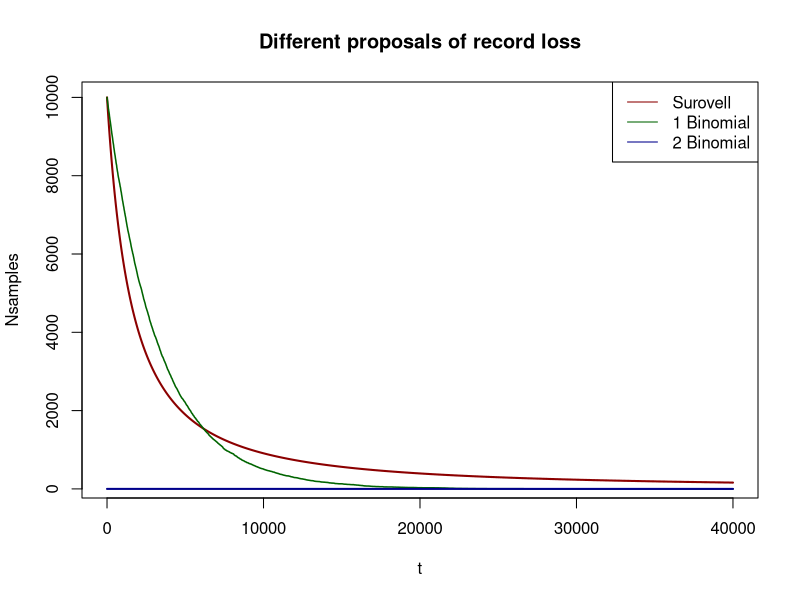
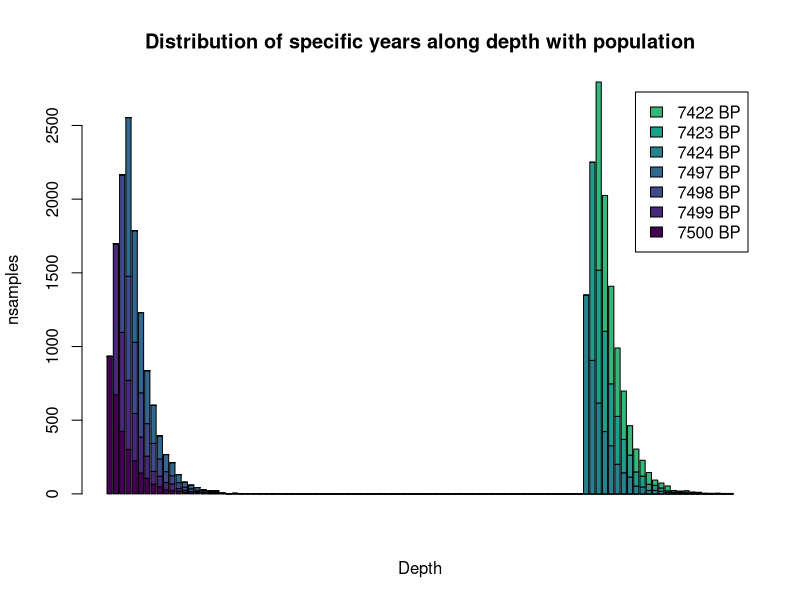
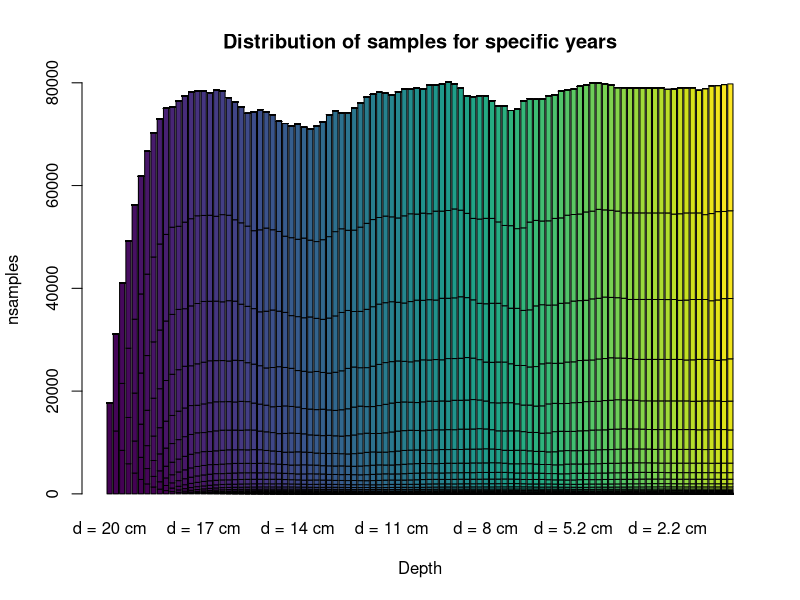
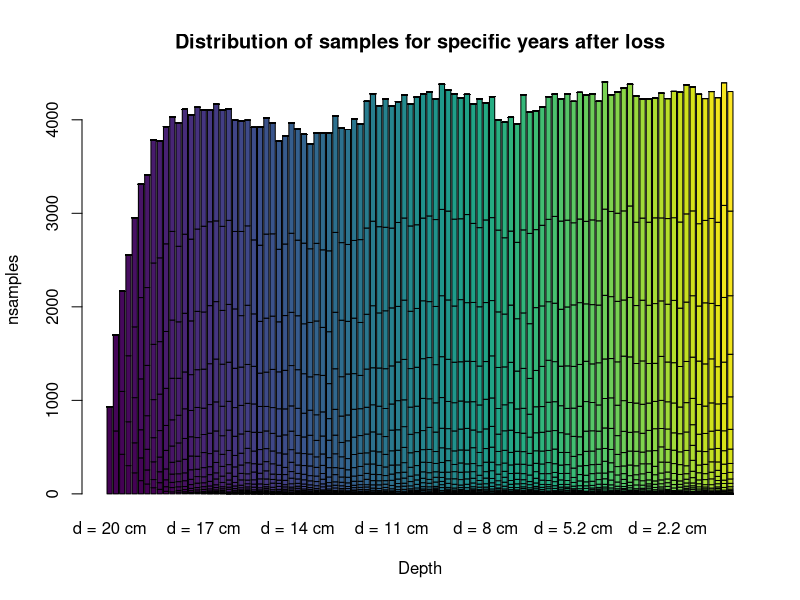

R code for these plots, in order:
## ---- chunk 1
# We need to load again the functions and get the simulation results from chapter 1
# to be able to use them again in this chapter

# Function 1.
Gpd <- function(x, K, W_fert_age = c(10, 45), M_fert_age = c(15, 55),
                p_offspring = 0.3, prob = 0.8, ...){
  
  ### Process of having offspring
  
  # Female fertile population
  W <- x[x[,2]=="F", ]
  W_fert <- W[W$Age > W_fert_age[1] & W$Age < W_fert_age[2], ]
  # Male fertile population
  M <- x[x[,2]=="M", ]
  M_fert <- M[M$Age > M_fert_age[1] & M$Age < M_fert_age[2], ]
  
  ## Probability of having descendance per woman
  # Penalisation in case there are too few men
  pen <- round(nrow(M_fert)*2 / nrow(W_fert), 2) ## Assumes one man can have two women
  pen[pen>1] <- 1 ## The men penalisation can never multiply the birth rate per woman
  
  ## Probability of a woman having a son per year
  p_offspring <- p_offspring*pen
  
  # Aging process. They get one year older
  x$Age <- x$Age+1
  
  ### Births are new population that's added
  n_offspring <- sum(rbinom(nrow(W_fert), 1, p_offspring))
  new_pop <- data.frame(
    "Age" = rep(0, n_offspring),
    "Sex" = sample(c("M","F"), n_offspring, prob=c(0.5, 0.5), replace=TRUE))
  x <- rbind(x, new_pop)
  
  ### Process of dying
  vec_d <- apply(x, 1, death, ...)
  x <- x[vec_d==0, ]
  
  ## Apply carrying capacty restrictions
  x <- K_lim(x, K = K, prob = prob)
  
  return(x)
}


# Function 2.
death <- function(x, pd=data.frame("Age" = c(0:99),
                                   "P_d" = c(rep(0.14,1),
                                             rep(0.16,4),
                                             rep(0.05,5),
                                             rep(0.01,24),
                                             rep(0.03,14),
                                             rep(0.1,10),
                                             rep(0.3,42)))){
  age <- as.numeric(x[1])
  return(rbinom(1, 1, prob=pd[pd$Age==age, 2]))
}


# Function 3.
K_lim <- function(x, K, prob=0.8){
  p <- nrow(x)
  if (p>K){
    o <- rbinom(p-K, 1, prob)
    o <- sum(o[o==1])
    o[o==0] <- 1 ## Avoids problem eliminating all the df if remove == 0
    x <- x[-sample(1:nrow(x), o, replace=FALSE), ]
  }
  return(x)
}


# Function 4.
A_rates <- function(x,
                    kcalpers = 2,
                    kcalmeat_eat = 0.45,
                    kcalmeat_prod = 1.5,
                    in_camp_eat = 0.55,
                    in_camp_stay = 13,
                    kg = 0.07){
  
  
  if (is.data.frame(x) == TRUE){
    P <- nrow(x)
  } else if (length(x) == 1){
    P <- x
  } else {
    P <- length(x)
  }
  
  # Check variable values are within the defined ranges
  if (1.5 <= kcalpers & kcalpers <= 2.5){
    B <- kcalpers*365
  } else {
    stop('kcalpers must be within [1.5, 2.5]')
  }
  
  if (0 <= kcalmeat_eat & kcalmeat_eat <= 1) {
    M <- kcalmeat_eat
  } else {
    stop('kcalmeat_eat must be within [0, 1]')
  }
  
  if (1 <= kcalmeat_prod & kcalmeat_prod < 2.5) {
    R <- kcalmeat_prod
  } else {
    stop('kcalmeat_prod must be within [1, 25]')
  }
  
  if (0 <= in_camp_eat & in_camp_eat <= 1){
    S <- in_camp_eat
  } else {
    stop('in_camp_eat must be within [0, 1]')
  }
  
  if (in_camp_stay <= 52){
    O <- round(in_camp_stay/52,2)
  } else {
    stop('A year cannot have more than 52 weeks')
  }

  C <- B*M
  G <- (C * S) / R ## Quantity (in kg) of animal consumed per person in camp during year t
  A <- P * O * kg * G ## kilograms of meat consumed within a camp by the group
  W <- round((1000 * A) / 4) ## samples extracted from that meat
  
  return(W)
}


# Function 5.
D_along <- function(W_t, r, max_bone_thickness = c("m", 's', 'l', 'vl'),
                    prop_buried = .9999){
  
  # Define parameter r
  if(r > 0.5) stop("values > 0.5 are not accepted for param 'r'")
  r <- round(r, 1)
  # Constraints for parameter Pb
  if (prop_buried >= 1) stop("Pb must be lower than 1")
  
  # Define parameter Max_bone_thickness (L)
  max_bone_thickness = match.arg(max_bone_thickness)
  if (max_bone_thickness == 's'){
    L <- 2.5
  } else if (max_bone_thickness == 'm'){
    L <- 5
  } else if (max_bone_thickness == 'l'){
    L <- 10
  } else if (max_bone_thickness == 'vl'){
    L <- 20
  }
  
  # Define tmax
  tm <- L/r
  # Estimate lambda
  l <- -log(1 - prop_buried) / tm
  
  ss <- rep(0, round(tm)) ## Vector to distribute samples over
  tl <- 0 # Year where the sample is deposited
  tu <- 1 # Year when it is covered
  
  for (i in 1:tm){
    Wb <- W_t * (1 - exp(-l*(tu-tl))) # Apply formula for tu
    Wbprev <- W_t * (1 - exp(-l*((tu-1)-tl))) # Calculate for previous to tu
    ss[i] <- round(Wb - Wbprev) # Number of samples for each year
    tu <- tu + 1
  }
  
  return(ss)
}


# Function 6.
Pop_stoch <- function(pop_size, K, prob = 0.8, ts, ...){
  
  ## Create initial population
  pop_matrix <- data.frame(
    "Age" = sample(10:30, pop_size, 10:30, replace = TRUE),
    "Sex" = sample(c("M","F"), pop_size, prob = c(0.5,0.5), replace = TRUE)
  )
  
  # Initialize vector with population size for each year  
  pop <- vector(length=ts)
  pop[0] <- nrow(pop_matrix)
  ## Run stochastic process  
  for (i in 1:ts){
    pop_matrix <- Gpd(pop_matrix, K=K, prob=prob, ...)
    pop[i] <- nrow(pop_matrix)
  }
  
  return(pop)
}


## Function 7.
Rec_c <- function(x, persqm = FALSE, area, ts, InitBP, ...){
  
  ## Whether sqm division must be included or not
  if (persqm == TRUE){
    x <- x / area
  }
  
  ## Spread dates along different depths
  matdim <- length(x)
  mat <- matrix(nrow=matdim, ncol=matdim)
  
  for (i in 1:matdim){
    new <- D_along(x[i], ...)
    st <- i - 1
    pos <- c(rep(0, st), new)
    pos <- pos[1:matdim]
    mat[, i] <- pos
  }
  mat[is.na(mat)] <- 0
  
  ## Names for columns (each year)
  years <- seq(InitBP, InitBP-ts)
  nyears <- c()
  for (i in 1:matdim){
    nyears[i] <- paste0(years[i], " BP")
  }
  colnames(mat) <- nyears
  
  ## Names for rows (each depth)
  # Extract arguments as a list
  extract_args <- function(x, ...){ 
    extras <- list(...)
    return(list(extras=extras)) 
  }

  dr <- extract_args(D_along, ...)
  dr <- dr$extras$r
  
  d <- rev(cumsum(rep(dr, nrow(mat)))) ## computes depths
  rownames(mat) <- paste0("d = ", d, " cm")

  return(mat)
}


set.seed(1234)
# 1. Pop-protocol
Ps <- Pop_stoch(pop_size=100, ts=100, K=150)
# 2. A-protocol
samp <- unlist(lapply(Ps, A_rates)) ## Extract sample per time steps
# 3. D-protocol
Rec <- Rec_c(samp, InitBP = 7500, ts = 100, r = 0.2, max_bone_thickness = "m")
tRec <- t(Rec)

## ---- chunk 2
library(DiagrammeR)

grViz("
digraph record_formation {

graph [layout = dot, ## Set title and layout
       label = 'Record loss process',
       labelloc = 't'
       fontname = Helvetica,
       fontsize = 30]

# node definitions with substituted label text
node [fontname = Helvetica, ## General node definition
      style = filled,
      color = MistyRose]
      
## Per node definition
a [label = '@@1',
   fillcolor = orange]
b [label = '@@2',
   fillcolor = orange]
c [label = '@@3',
   fillcolor = cadetblue,
   fixedsize = shape,
   width = 8.5,
   height = 1.5,
   fontsize = 30]

## General edge definition
edge [color = grey,
       arrowhead = vee,
       arrowtail = vee]

## Specific edges
a -> {c}
b -> {c}
}

## Label definition
[1]: 'Low impact - long term action'
[2]: 'High impact - short term action'
[3]: 'Remaining archaeological waste'

")
## ---- chunk 3


### COMPARISON OF SUROVELL AGAINST BINOMIAL

Ns <- 10000 ## Number of sites (proxies)
t <- 40000 ## Time span

## Surovell proposal
# Constants
a <- 5.726442e06  
b <- 2176.4
c <- -1.3925309
# Surovell's sites
Ss <- rep(Ns, t)
for (i in 2:t){
  tm <- a*((c(0,i)+b)^c)
  tm <- round((tm[2]/tm[1])*Ns)
  Ss[i] <- tm
}


## 1 - Binomial proposal
th_l = 0.9997
Bs <- rep(Ns, t)
for (i in 2:t){
  Ns <- rbinom(1, Ns, th_l)
  Bs[i] <- Ns 
}
cor.test(Ss, Bs)
summary(lm(Ss ~ Bs))


## 2- binomials proposal
#  1 for short term, followed by long term
# th_l <- 0.9995
# th_l <- 0.99964
th_s <- 0.9

# Initial short term loss
Ls <- rbinom(1, Ns, th_s)
# Initialize time-series:
# t0 <- Initial # of sites
# t1 <- After short term-loss 
# We add a placeholder for the rest, that will be calculated
# using the long-term loss
Th_ss <- c(Ns, Ls, rep(1, t-2))

for (i in 3:t){
  Ls <- rbinom(1, Ls, th_l)
  Th_ss[i] <- Ls
}
cor.test(Th_ss, Bs)
summary(lm(Th_ss ~ Bs))

plot(Ss, type = "l", lwd = 2, col = "darkred", main = "Different proposals of record loss",
    ylab = "Nsamples", xlab = "t")
lines(Bs, lwd = 1.5, col = "darkgreen")
lines(Th_ss, lwd = 2, col = "darkblue")
legend("topright", legend = c("Surovell", "1 Binomial", "2 Binomial"),
       lty = c(1,1,1), col = c("darkred", "darkgreen", "darkblue"))

cor.test(Ss,Th_ss)

## ---- chunk 4

## Function 8. Short term taphonomic loss
#' @title Short-term taphonomic loss
#' Returns a data frame in the same form that the inserted data frame with 
#' reduced values for short-term taphonomic loss process
#' @param x: A vector with the amount of samples per depth, at a specific years.
#' If used for many years, use with apply function, where the rows of the data
#' frame are the depths and the columns the years.
#' @param theta_s: Probability of the record surviving after the first year after deposition
#' @export
short_loss <- function(x, theta_s){
  res <- c()
  for (i in 1:length(x)){
    res[i] <- rbinom(1, x[i], theta_s)
  }
  return(res)
}

## Function 9. Long term taphonomic loss
#' @title Long-term taphonomic loss
#' Returns a data frame in the same form that the inserted data frame with 
#' reduced values for short-term taphonomic loss process
#' @param x: A vector with the amount of sample per depth. If used for many years, use
#' with apply function, where the rows of the data frame are the depths and the columns 
#' the years.
#' @param theta_l: Probability of the record surviving after the first year after deposition
#' @param it: Initial time. Initial year of occupation in BP.
#' @export
long_loss <- function(x, theta_l, it){
  t <- it+1950
  for (i in 1:ncol(x)){
    prob <- theta_l^(t-i)
    s <- x[, i]
      for (k in 1:length(s)){
        s[k] <- rbinom(1, s[k], prob)
               
      }
    x[, i] <- s  
  }
  return(x)
}
## ---- chunk 5
tlRec <- apply(Rec, 2, short_loss, th_s)
lRec <- long_loss(tlRec, th_l, 7500)
tlRec <- t(lRec)
## ---- chunk 6
library(viridis)
barplot(tlRec[c(1:4,77:79),], col = viridis(10), legend = colnames(Rec)[c(1:4,77:79)],
        xlab = "Depth", ylab = "nsamples", main = "Distribution of specific years along depth with population")
lines(Ps*300, col = "darkred", lwd = 1.5)

colnames(tlRec) <- colnames(tRec)
rownames(tlRec) <- rownames(tRec)

barplot(tRec, col = viridis(ncol(tRec)), #legend = colnames(Rec),
        xlab = "Depth", ylab = "nsamples", main = "Distribution of samples for specific years")

barplot(tlRec, col = viridis(ncol(tlRec)), #legend = colnames(Rec),
        xlab = "Depth", ylab = "nsamples", main = "Distribution of samples for specific years after loss")
